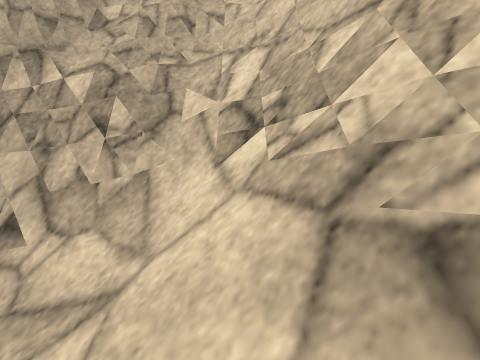
view 1 (above)

20 first-person views from a walk through a scene from a Unity 3-D project. The camera is 1.2 m above the floor, tilts 12° down and sees 75° across. Doors are open. The floor is counted in squares, 0.47 m on a side. Each view is taken from the middle of a square. On the plan, view 1 faces up. The plan holds only what a view shows up to about 20 squares ahead; the rest is blank. The place goes on beyond the plan. The player character is not drawn. Some surface patterns are stand-ins.

view 2
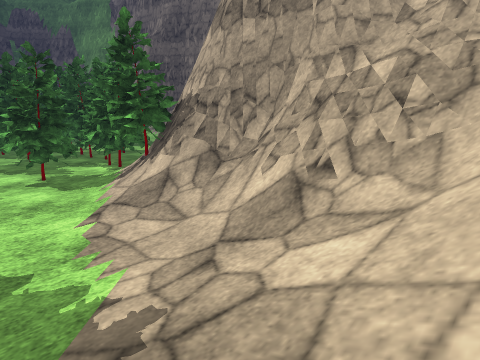

view 3
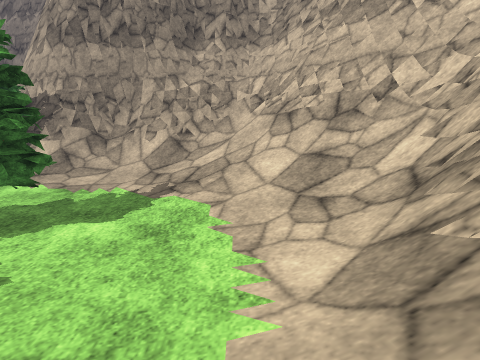

view 4
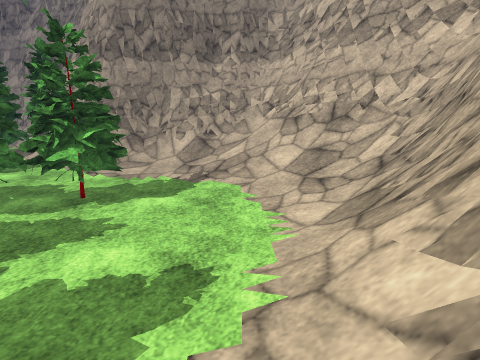

view 5
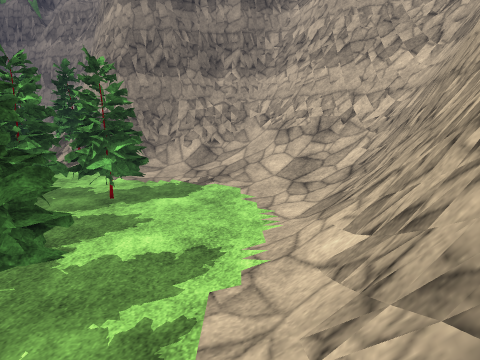

view 6
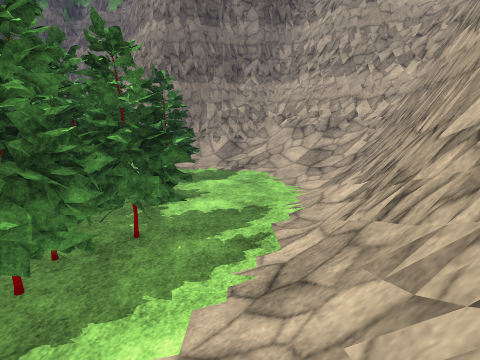

view 7
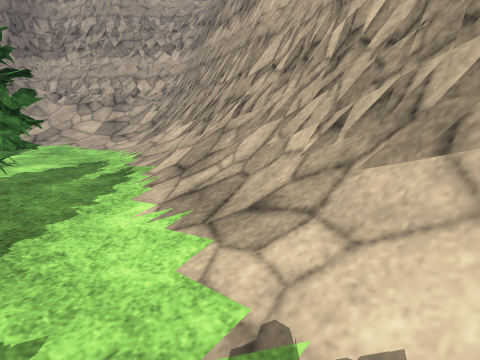

view 8
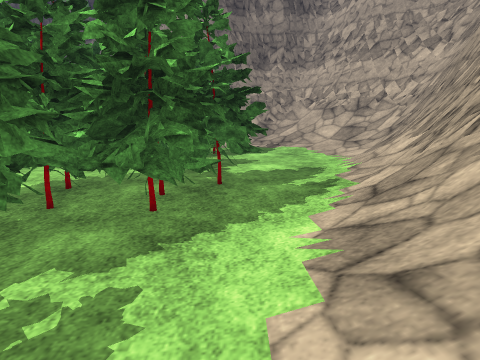

view 9
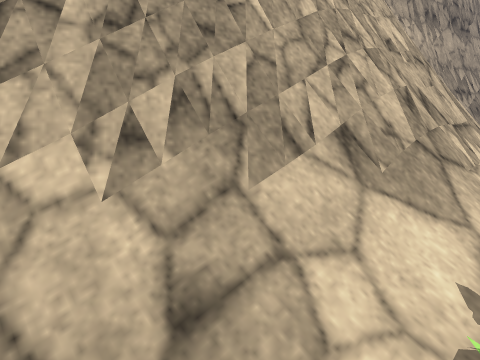

view 10
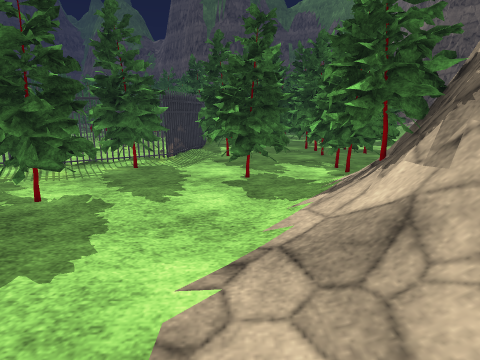

view 11
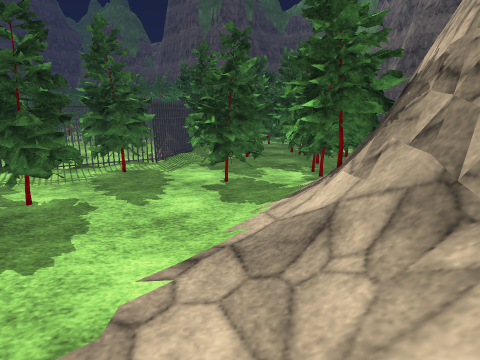

view 12
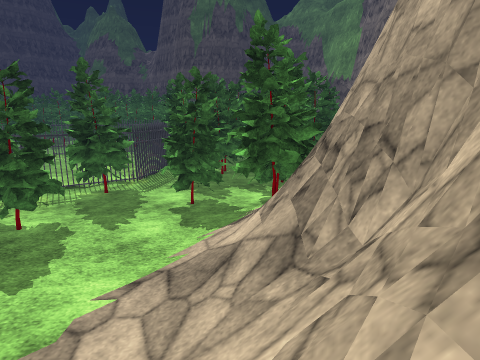

view 13
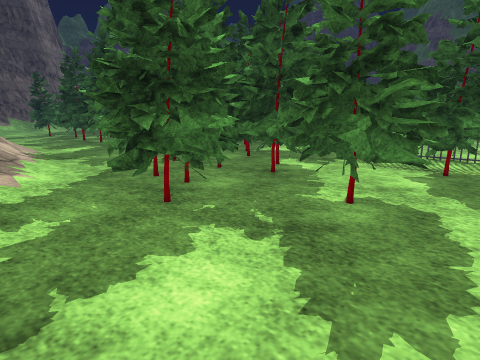

view 14
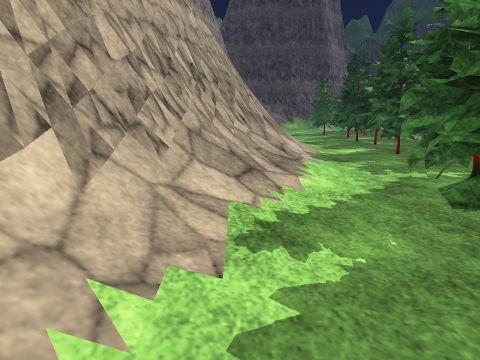

view 15
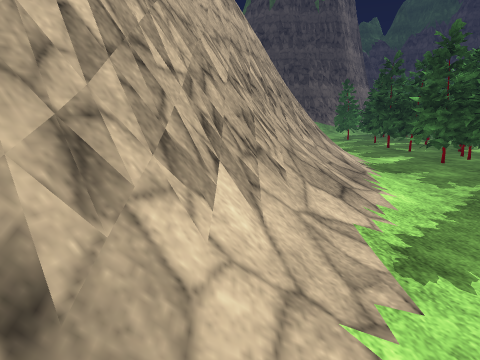

view 16
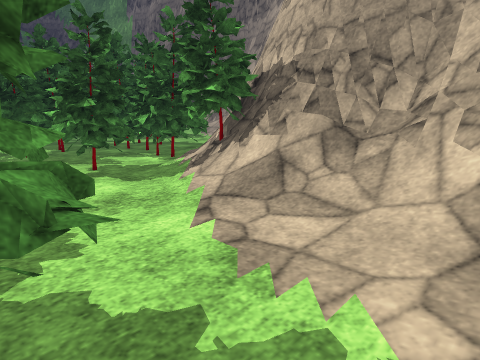

view 17
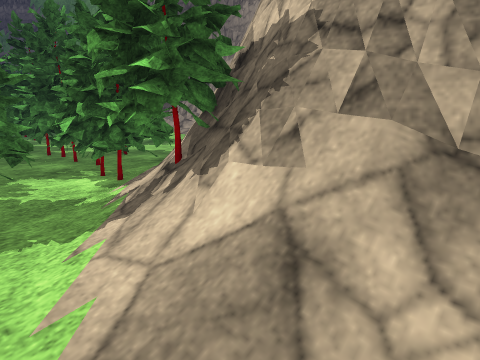

view 18
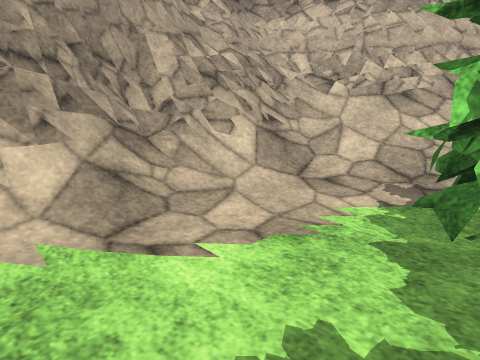

view 19
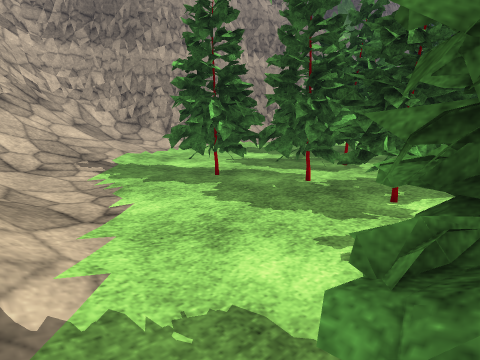

view 20
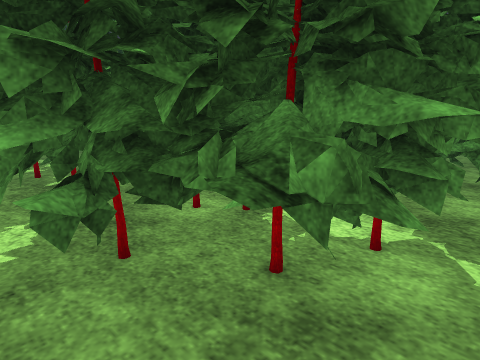

### Floor plan
Key: @ floor where view 1 was taken; # wall or solid block; . main floor; : floor 0.25 m higher than the main floor; + floor 1.5 m higher than the main floor; * floor 2 m higher than the main floor; % floor 2.5 m higher than the main floor; & floor 2.75 m higher than the main floor; / step, stairs or slope; = window, fence, low wall or low ledge; ^ raised ledge; T thing the floor can be seen under or through; R railing.
Columns run from 28 left of view 1 to 8 right of it. Each row starts with its distance up from view 1.
 10                        #######
  9         #   ############==##=##
  8         ##=^############%%%%&^##
  7  ##### ###/#####====/===**//%^##
  6 ###=#####^/####=////////+////=##
  5   .....T ..####//////////////=###
  4   .....TT=....:://///////////=^##
  3 ## ... TTTT...........:://////=^###
  2 ####..=TTTT............:://////=^###
  1 ####...TTT..............:///////=^###
  0  ## .....................://@////=^##
 -1    ......................:////////=##
 -2  RR. ###..........TTT.....:///////#=#
 -3   RR#####..TTT..TTTTTT.....://////==#
 -4    R#####.TTTTTTTTTTTT.....:://///=##
 -5     ####.. TTTTTTTTTT.......:////=##
 -6      R.....TTTTTTTT.........:///=###
 -7      RR..    .. T^..........:///=##
 -8       R. ###...=TT..........://###
 -9       R.####...TTTT.........///=##
-10       R.####...TTTT........///#=#
-11       R .  ....T  #........///#^#
-12         .......   #TTT.....///=##
-13         ....  ##    TTT...://#=##
-14          ..         TTT...://=##
-15         ...         TT....//=###
-16         ..          T=...://=##
-17                     #....//#=#
-18                    ##...///#^#
-19                  ####...///=^#
-20                  #=#....///=##
-21                 ##.....////=##
-22                  #.....///#^#
-23                  .....///#=##
-24               ........///=##
-25              ##=......///=#
-26              ###......//#^#
-27               ###....///#^#
-28                ###...//#=##
-29                 ##...//=^##

Positions as (right, up) in squares from view 1, and headings:
1: (0, 0), facing up
2: (0, -2), facing up-left
3: (-1, -13), facing up
4: (-2, -17), facing up
5: (-2, -20), facing up
6: (-4, -25), facing up
7: (-9, -27), facing up-right
8: (-7, -27), facing up
9: (-7, -22), facing down-right
10: (-6, 2), facing left
11: (-5, 3), facing left
12: (-3, 5), facing left
13: (-3, -6), facing down-left
14: (-3, -9), facing down
15: (0, -9), facing down
16: (-5, -3), facing up-left
17: (-9, 2), facing up-left
18: (-14, -3), facing up-right
19: (-19, 5), facing down-right
20: (-11, -24), facing down-left
